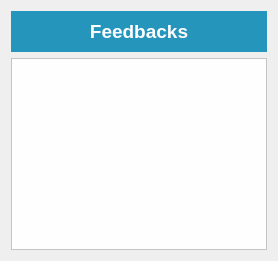
         <widget class="QWidget" name="feedback">
          <layout class="QVBoxLayout" name="verticalLayout_6">
           <item>
            <widget class="QWidget" name="widget_2" native="true">
             <property name="sizePolicy">
              <sizepolicy hsizetype="Expanding" vsizetype="Preferred">
               <horstretch>0</horstretch>
               <verstretch>0</verstretch>
              </sizepolicy>
             </property>
             <property name="styleSheet">
              <string notr="true">background-color: rgb(37, 149, 188);</string>
             </property>
             <layout class="QVBoxLayout" name="verticalLayout_5">
              <item>
               <widget class="QLabel" name="label_2">
                <property name="font">
                 <font>
                  <pointsize>14</pointsize>
                  <weight>75</weight>
                  <bold>true</bold>
                 </font>
                </property>
                <property name="styleSheet">
                 <string notr="true">color: rgb(254, 254, 255);</string>
                </property>
                <property name="text">
                 <string>Feedbacks</string>
                </property>
                <property name="alignment">
                 <set>Qt::AlignBottom|Qt::AlignHCenter</set>
                </property>
               </widget>
              </item>
             </layout>
            </widget>
           </item>
           <item>
            <widget class="QTableWidget" name="tableWidget_2">
             <property name="sizePolicy">
              <sizepolicy hsizetype="Expanding" vsizetype="Expanding">
               <horstretch>0</horstretch>
               <verstretch>0</verstretch>
              </sizepolicy>
             </property>
             <property name="styleSheet">
              <string notr="true">background-color: rgb(254, 254, 255);</string>
             </property>
            </widget>
           </item>
          </layout>
         </widget>
